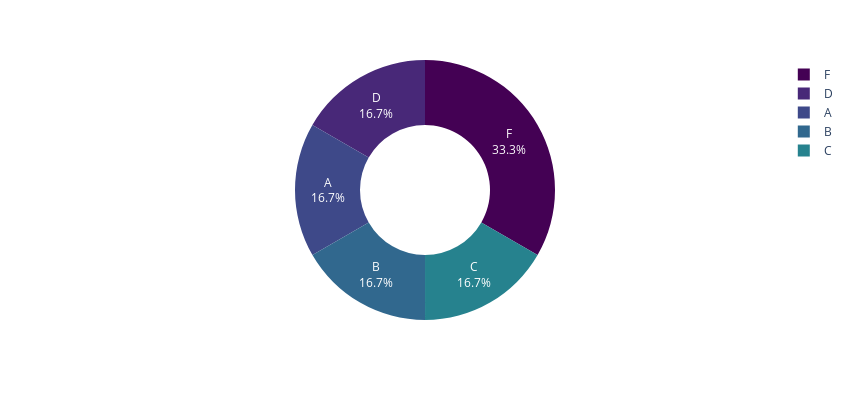

Notebook cell for this chart:
### Code cell
warehouse = object_columns['Warehouse_block'].value_counts().reset_index()
warehouse.columns = ['Warehouse','value_counts']
fig=px.pie(warehouse, names = 'Warehouse', values = 'value_counts',color_discrete_sequence = px.colors.sequential.Viridis,hole = 0.5,width = 850, height =  400)
fig.update_traces(textinfo = 'percent+label')
fig

### Figure 1 — Plotly figure (JSON) as saved in the notebook; plotly's stock layout.template omitted (floating-point values rounded to 4 significant figures)
{"data": [{"domain": {"x": [0, 1], "y": [0, 1]}, "hole": 0.5, "hovertemplate": "Warehouse=%{label}<br>value_counts=%{value}<extra></extra>", "labels": ["F", "D", "A", "B", "C"], "legendgroup": "", "name": "", "showlegend": true, "textinfo": "percent+label", "type": "pie", "values": [3666, 1834, 1833, 1833, 1833]}], "layout": {"height": 400, "legend": {"tracegroupgap": 0}, "margin": {"t": 60}, "piecolorway": ["#440154", "#482878", "#3e4989", "#31688e", "#26828e", "#1f9e89", "#35b779", "#6ece58", "#b5de2b", "#fde725"], "width": 850}}
